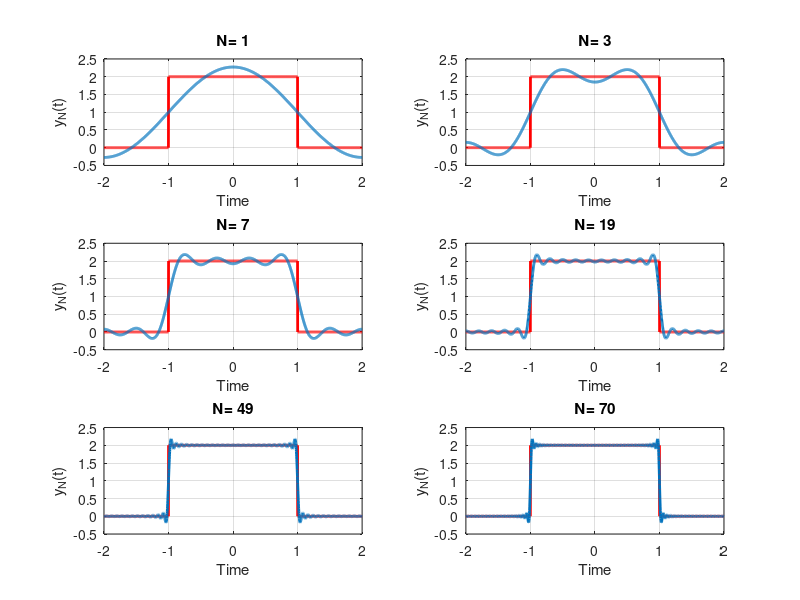

Write MATLAB code to recreate this figure.
%%% MATLAB script to demonstrate the 
%%% Gibb's phenomenon..
t=linspace(-2,2,2000);
u=linspace(-2,2,2000);
sq=[zeros(1,500),2*ones(1,1000),zeros(1,500)];
k=2;
N=[1,3,7,19,49,70];
for n=1:6
an=[];
for  m=1:N(n)
    an=[an,2*k*sin(m*pi/2)/(m*pi)];
end
fN=k/2;
for m=1:N(n)
    fN=fN+an(m)*cos(m*pi*t/2);
end
nq=int2str(N(n));
subplot(3,2,n),plot(u,sq,'r','LineWidth',2);hold on;
plot(t,fN,'LineWidth',2); hold off; axis([-2 2 -0.5 2.5]);grid;
xlabel('Time'), ylabel('y_N(t)');title(['N= ',nq]);
end
%%% End of gibb.m
